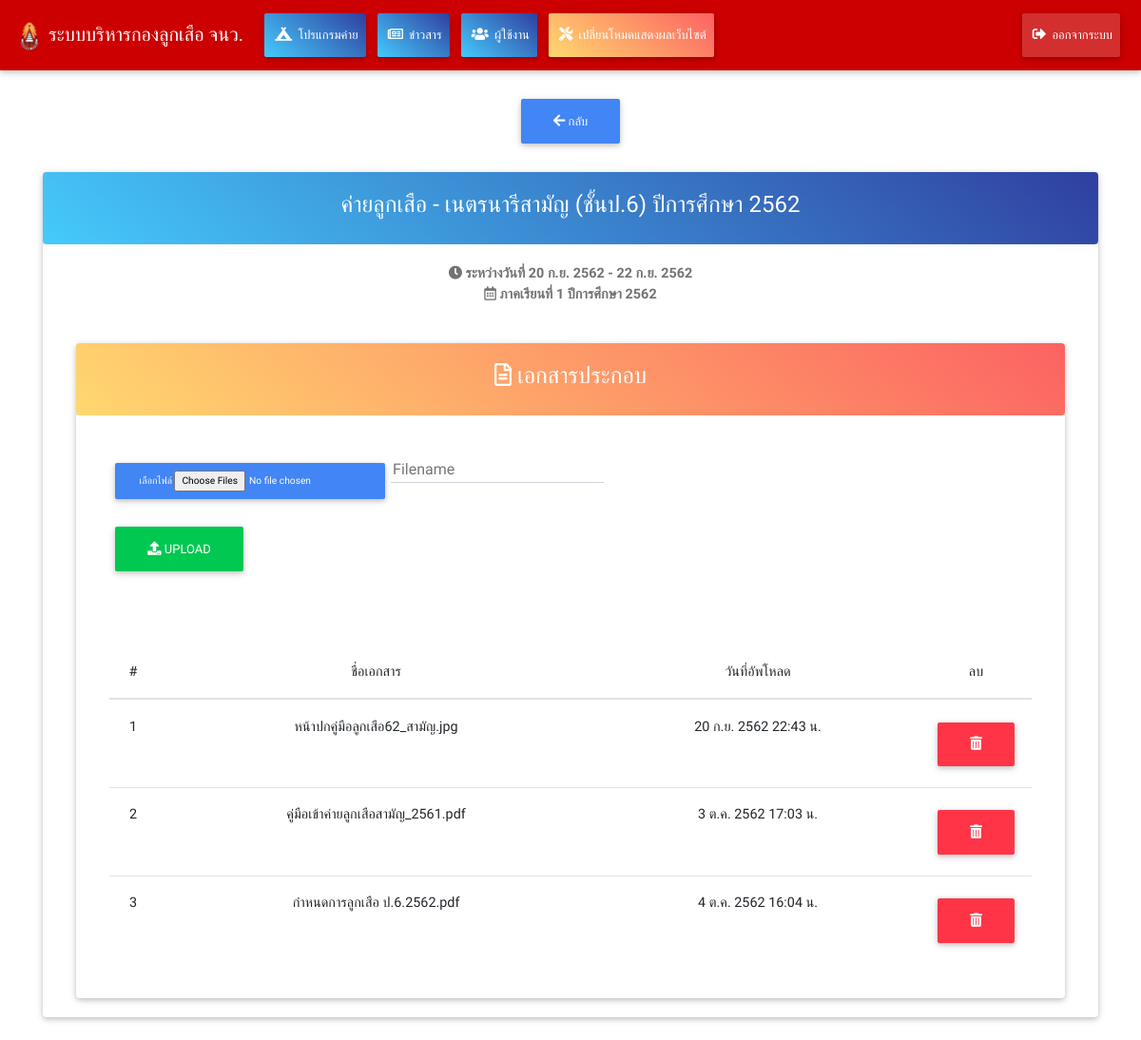
Screenshot of /admin/view_camp?id=1 (signed in) with the database file from the repository.
### tables this page shows
CREATE TABLE `camps` (
  `id` int(10) NOT NULL,
  `camp_name` varchar(250) NOT NULL,
  `camp_start` date NOT NULL,
  `camp_end` date NOT NULL,
  `created_date` datetime NOT NULL,
  `camp_semester` int(10) NOT NULL,
  `camp_year` int(10) NOT NULL
);

CREATE TABLE `camp_docs` (
  `id` int(10) NOT NULL,
  `camp_id` int(10) NOT NULL,
  `doc_name` longtext NOT NULL,
  `uploaded_date` datetime NOT NULL
);

### admin/functions.php (called while the page is built, shortened)
<?php
  function datethaishort($strDate)
	{
		$strYear = date("Y",strtotime($strDate))+543;
		$strMonth= date("n",strtotime($strDate));
		$strDay= date("j",strtotime($strDate));
		$strHour= date("H",strtotime($strDate));
		$strMinute= date("i",strtotime($strDate));
		$strMonthCut = Array("","ม.ค.","ก.พ.","มี.ค.","เม.ย.","พ.ค.","มิ.ย.","ก.ค.","ส.ค.","ก.ย.","ต.ค.","พ.ย.","ธ.ค.");
		$strMonthThai=$strMonthCut[$strMonth];
    return "$strDay $strMonthThai $strYear $strHour:$strMinute น.";
  }
  function datethaishortnotime($strDate)
	{
		$strYear = date("Y",strtotime($strDate))+543;
		$strMonth= date("n",strtotime($strDate));
		$strDay= date("j",strtotime($strDate));
		$strMonthCut = Array("","ม.ค.","ก.พ.","มี.ค.","เม.ย.","พ.ค.","มิ.ย.","ก.ค.","ส.ค.","ก.ย.","ต.ค.","พ.ย.","ธ.ค.");
		$strMonthThai=$strMonthCut[$strMonth];
    return "$strDay $strMonthThai $strYear";
  }
?>

### admin/view_camp.php (the view, shortened to what this page needs)
<?php
  include 'functions.php';
  include 'header.php';
  include 'menu.php';
$camp_id = $_REQUEST['id'];
$sql = "select * from camps where id = '$camp_id'";
$qry = mysqli_query($con,$sql);
$show = mysqli_fetch_array($qry);
?>
<br>
<div class="container">
  <div class="text-center">
    <a class="btn btn-primary btn-rounded" href="javascript:void(0)" onclick="location.href='camps'"><i class="fas fa-arrow-left"></i> กลับ</a>
  </div><br>
<div class="card card-cascade narrower">
  <div class="view view-cascade overlay">
  <div class="card blue-gradient text-white text-center">
  <div class="card-body">
    <h4><?php echo $show['camp_name']; ?></h4>
  </div></div>
  </div>
  <div class="card-body card-body-cascade">
    <div class="container">
      <p class="card-text text-center">
        <strong>
        <i class="fas fa-clock"></i> <?php
       if($show['camp_start'] == $show['camp_end']){
         echo 'วันที่ ' . datethaishortnotime($show['camp_start']);
       }else{
         echo 'ระหว่างวันที่ ' . datethaishortnotime($show['camp_start']) . ' - ' . datethaishortnotime($show['camp_end']);
       }
       ?>
          <br>
          <i class="far fa-calendar-alt"></i> <?php
       echo 'ภาคเรียนที่ ' . $show['camp_semester'] . ' ปีการศึกษา ' . $show['camp_year'];
       ?>
        </strong>
      </p>
      <br>
      <div class="card card-cascade narrower">
  <div class="view view-cascade overlay">
  <div class="card peach-gradient text-white text-center">
  <div class="card-body">
    <h4><i class="far fa-file-alt"></i> เอกสารประกอบ</h4>
  </div></div>
  </div>
  <div class="card-body card-body-cascade">
    <div class="container">
      <form class="md-form" method="post" enctype="multipart/form-data" action="cmd/uploaddoc.php">
  <div class="file-field">
    <div class="btn btn-primary btn-sm float-left">
      <span>เลือกไฟล์</span>
      <input type="file" name="docs[]" multiple required>
    </div>
    <div class="file-path-wrapper">
      <input class="file-path validate" type="text" placeholder="Filename">
    </div>
  </div>
  <div class="form-group">
    <button type="submit" class="btn btn-success btn-rounded">
     <i class="fas fa-upload"></i> UPLOAD
    </button>
 </div>
</form>
      <br>
      <div id="result_del"></div><br>
      <div class="table-responsive">
      <table class="table text-center">
        <thead>
          <th>#</th>
          <th>ชื่อเอกสาร</th>
          <th>วันที่อัพโหลด</th>
          <th>ลบ</th>
        </thead>
        <tbody>
          <?php
          $j = 1;
          $sql_doc = "select * from camp_docs where camp_id = '$camp_id'";
          $qry_doc = mysqli_query($con,$sql_doc);
          while($show_doc = mysqli_fetch_array($qry_doc)){
          ?>
          <tr>
            <td width="50"><?php echo $j; ?></td>
            <td><?php echo $show_doc['doc_name']; ?></td>
            <td><?php echo datethaishort($show_doc['uploaded_date']); ?></td>
            <td width="50">
              <button class="btn btn-danger btn-rounded" type="button" id="btnDeldoc<?php echo $j; ?>"><i class="fas fa-trash-alt"></i></button>
            </td>
          </tr>
          <?php $j++; } ?>
        </tbody>
      </table>
      </div>
    </div>
  </div>
</div>
    </div>
  </div>
</div>
</div>
<br>
<?php include 'footer.php'; ?>

### admin/header.php (style rules this page uses)
html,body { font-family: 'Mitr', sans-serif; }

### rows the page displays
camps: camp_name "ค่ายลูกเสือ - เนตรนารีสามัญ (ชั้นป.6) ปีการศึกษา 2562", camp_start "20 ก.ย. 2562", camp_end "22 ก.ย. 2562", camp_semester "1", camp_year "2562"
camp_docs: doc_name "หน้าปกคู่มือลูกเสือ62_สามัญ.jpg", uploaded_date "20 ก.ย. 2562 22:43 น."
camp_docs: doc_name "คู่มือเข้าค่ายลูกเสือสามัญ_2561.pdf", uploaded_date "3 ต.ค. 2562 17:03 น."
camp_docs: doc_name "กำหนดการลูกเสือ ป.6.2562.pdf", uploaded_date "4 ต.ค. 2562 16:04 น."
